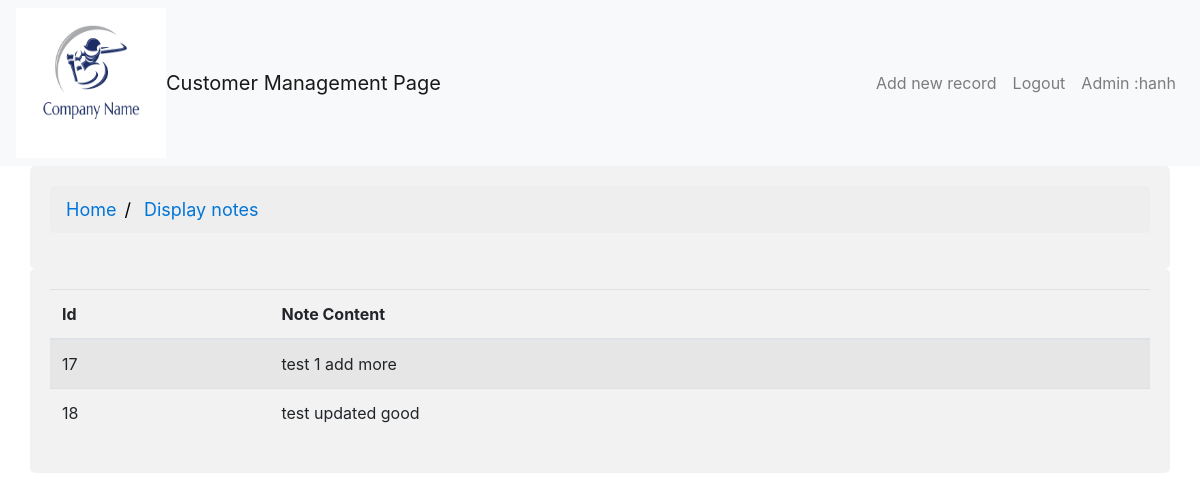
/notes.php?custId=12&page=notes (signed in), run on the app's committed database.
### tables this page shows
CREATE TABLE `customernotes` (
  `id` int(11) NOT NULL,
  `cust_id` int(11) NOT NULL,
  `note_content` text NOT NULL
);

### lib/Database.php (called while the page is built, shortened)
<?php
 class Database {
public $host = DB_HOST;
public $user = DB_USER;
public $pass = DB_PASS;
public $dbname = DB_NAME;
 public $link;
     private function connectDB(){
    $this->link = new mysqli($this->host,$this->user, $this->pass, $this->dbname);
 }
     public function select ($query){
    $result = $this->link->query($query) or die ($this->link->error.__LINE__);
    if($result->num_rows > 0){
                return $result;
                    } else {
                                return false;
                    }
      }
 }
?>

### classes/Customer.php (called while the page is built, shortened)
<?php
include_once ('lib/Database.php');
class Customer{
	private $db;
    public	function __construct(){
       $this->db   = new Database();
	}
  public function getNotesById($id)
  {
  $query = "SELECT * FROM customernotes  WHERE cust_id ='$id' ";
         $result = $this->db->select($query);
         return $result;
  }
}

### notes.php (the view)
<?php
include("inc/header.php");
include 'classes/Customer.php';
  $cust = new Customer();
?>
<div class="container">
  <table class="table table-striped">
    <thead>
      <tr>
        <th>Id</th>
        <th>Note Content</th>
      </tr>
    </thead>
    <tbody>
        <?php
      $id = $_GET['custId'];
      $getNotes = $cust->getNotesById($id);
      if ($getNotes)
      {
        while ($result = $getNotes->fetch_assoc() )
        {
?>
        <tr>
          <td><?php echo $result['id']?></td>
          <td><?php echo $result['note_content']?></td>
        </tr>
      <?php
       }
   }
      ?>
    </tbody>
  </table>
</div>
</body>
</html>

### inc/header.php (style rules this page uses)
* { box-sizing: border-box; }
.container { border-radius: 5px; background-color: #f2f2f2; padding: 20px; }

### data on the page
customernotes: id "17", note_content "test 1 add more"
customernotes: id "18", note_content "test updated good"

### other printed values
Session::get('adminName') "hanh"
